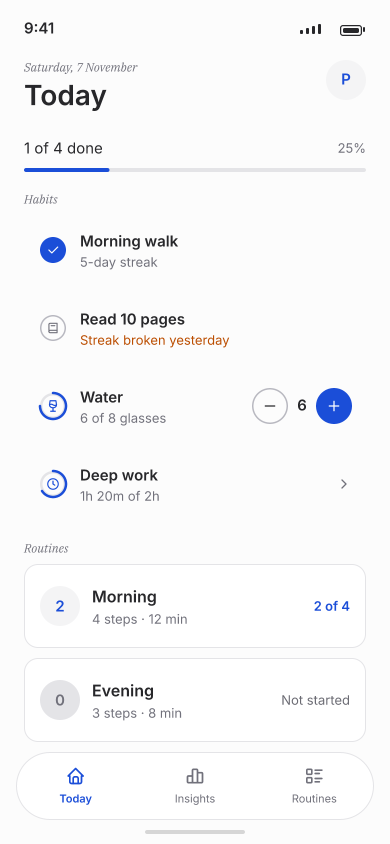
#> input picture design/archive/renders/01-today-light.png, 780 x 1688 px, given in place of 04-routine-run.png, which was not available (shown at 1/2 size)
$ python m18.py
#> lines starting #> are read from the running program, lines starting #| are printed output that depends on the picture; after the words box and inside, x2 and y2 are one past the last pixel; in counts of white or black regions, pixels touching at a corner belong together
from PIL import Image
import numpy as np
base = 'D:/Apps/projects/habit_tracker/design/renders/'

def m(f):
#> called with f = '04-routine-run'
    return np.array(Image.open(base + f + '.png').convert('RGB')).astype(int)

def bb(mask, y0, y1, x0, x1):
    s = mask[y0:y1, x0:x1]
    ys, xs = np.where(s)
    if len(xs) == 0:
        return None
    return (int(x0+xs.min()), int(y0+ys.min()), int(x0+xs.max()), int(y0+ys.max()))

# routine run
im = m('04-routine-run')
ink = (np.abs(im - 10).max(axis=2) > 4)
#> ink: shape (1688, 780) bool; every value is 1
print('rr title', bb(ink, 220, 290, 30, 500))
#> in bb, `s = mask[y0:y1, x0:x1]`: s: shape (70, 470) bool; every value is 1
#| rr title (30, 220, 499, 289)
print('rr sub', bb(ink, 295, 330, 30, 500))
#> in bb (call 2), `s = mask[y0:y1, x0:x1]`: s: shape (35, 470) bool; every value is 1
#| rr sub (30, 295, 499, 329)
print('rr segments', bb(ink, 355, 385, 30, 760))
#> in bb (call 3), `s = mask[y0:y1, x0:x1]`: s: shape (30, 730) bool; every value is 1
#| rr segments (30, 355, 759, 384)
print('rr card', bb(ink, 415, 780, 30, 760))
#> in bb (call 4), `s = mask[y0:y1, x0:x1]`: s: shape (365, 730) bool; every value is 1
#| rr card (30, 415, 759, 779)
ink2 = (np.abs(im - 17).max(axis=2) > 8)
print('rr step label', bb(ink2, 455, 490, 70, 500))
#> in bb (call 5), `s = mask[y0:y1, x0:x1]`: s: shape (35, 430) bool; every value is 1
#| rr step label (70, 455, 499, 489)
print('rr h1', bb(ink2, 510, 560, 70, 500))
#> in bb (call 6), `s = mask[y0:y1, x0:x1]`: s: shape (50, 430) bool; every value is 1
#| rr h1 (70, 510, 499, 559)
print('rr sub2', bb(ink2, 575, 615, 70, 500))
#> in bb (call 7), `s = mask[y0:y1, x0:x1]`: s: shape (40, 430) bool; every value is 1
#| rr sub2 (70, 575, 499, 614)
print('rr button', bb(ink2, 660, 770, 70, 720))
#> in bb (call 8), `s = mask[y0:y1, x0:x1]`: s: shape (110, 650) bool; every value is 1
#| rr button (70, 660, 719, 769)
print('rr nextup', bb(ink, 820, 855, 30, 400))
#> in bb (call 9), `s = mask[y0:y1, x0:x1]`: s: shape (35, 370) bool; every value is 1
#| rr nextup (30, 820, 399, 854)
print('rr journal', bb(ink, 890, 930, 110, 500))
#> in bb (call 10), `s = mask[y0:y1, x0:x1]`: s: shape (40, 390) bool; every value is 1
#| rr journal (110, 890, 499, 929)
print('rr 5min', bb(ink, 890, 930, 500, 760))
#> in bb (call 11), `s = mask[y0:y1, x0:x1]`: s: shape (40, 260) bool; every value is 1
#| rr 5min (500, 890, 759, 929)
print('rr stretch', bb(ink, 985, 1025, 110, 500))
#| rr stretch (110, 985, 499, 1024)
print('rr 3min', bb(ink, 985, 1025, 500, 760))
#| rr 3min (500, 985, 759, 1024)
print('rr skip btn', bb(ink, 1470, 1580, 30, 760))
#> in bb (call 14), `s = mask[y0:y1, x0:x1]`: s: shape (110, 730) bool; every value is 1
#| rr skip btn (30, 1470, 759, 1579)
# counter week dots
im = m('02-counter-detail')
#> call 2 of m, with f = '02-counter-detail'
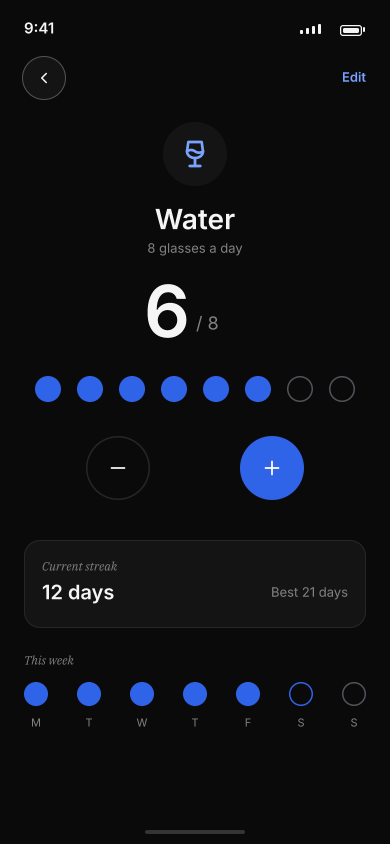
#> input picture design/archive/renders/02-counter-detail.png, 780 x 1688 px, found by its file name (shown at 1/2 size)
ink = (np.abs(im - 10).max(axis=2) > 4)
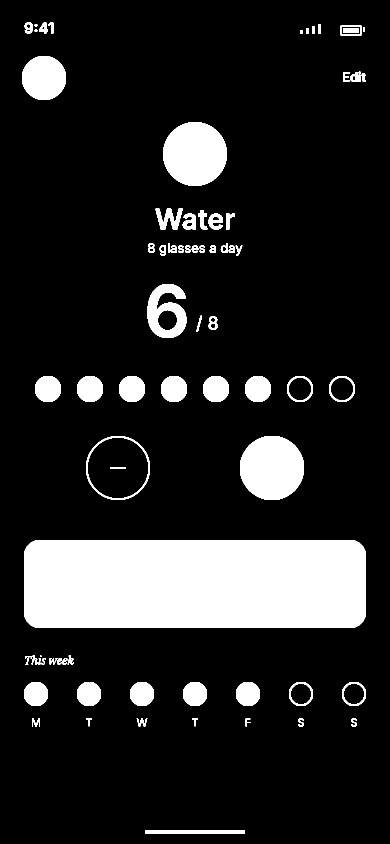
#> ink: shape (1688, 780) bool (shown at 1/2 size); 14.7% white; 72 white regions (1 under 20 px), largest, box (x1, y1, x2, y2) and area: (48, 1080, 732, 1256) 119564, (480, 872, 608, 1000) 13027, (326, 244, 454, 372) 12892
print('cd weeklabel', bb(ink, 1225, 1265, 30, 400))
#> in bb (call 15), `s = mask[y0:y1, x0:x1]`: s: shape (40, 370) bool; 72.3% white; 1 black region, box (x1, y1, x2, y2) and area: (0, 0, 370, 40) 4093
#| cd weeklabel (48, 1225, 399, 1255)
print('cd weekdots', bb(ink, 1310, 1390, 30, 760))
#> in bb (call 16), `s = mask[y0:y1, x0:x1]`:
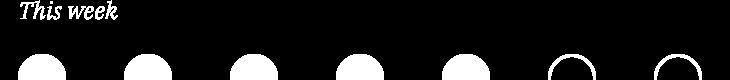
#> s: shape (80, 730) bool; 11.1% white; 13 white regions (1 under 20 px), largest, box (x1, y1, x2, y2) and area: (18, 54, 66, 80) 1034, (124, 54, 172, 80) 1034, (230, 54, 278, 80) 1034
#> in bb (call 16), `ys, xs = np.where(s)`: ys = 6472 values from 0 to 79; xs = 6472 values, max 701 at index 4439, min 18 at index 4180, mean 266.3
#| cd weekdots (48, 1310, 731, 1389)
print('cd daylabels', bb(ink, 1390, 1450, 30, 760))
#> in bb (call 17), `s = mask[y0:y1, x0:x1]`: s: shape (60, 730) bool; 12.2% white; 16 white regions (2 under 20 px), largest, box (x1, y1, x2, y2) and area: (18, 0, 66, 22) 842, (124, 0, 172, 22) 842, (230, 0, 278, 22) 842
#| cd daylabels (48, 1390, 731, 1449)
print('cd card', bb(ink, 1030, 1230, 30, 760))
#> in bb (call 18), `s = mask[y0:y1, x0:x1]`: s: shape (200, 730) bool; 70% white; 1 black region, box (x1, y1, x2, y2) and area: (0, 0, 730, 200) 43810
#| cd card (48, 1080, 731, 1229)
print('cd cardlabel', bb(ink, 1070, 1105, 70, 500))
#> in bb (call 19), `s = mask[y0:y1, x0:x1]`: s: shape (35, 430) bool; 71.4% white; 1 black region, box (x1, y1, x2, y2) and area: (0, 0, 430, 11) 4303
#| cd cardlabel (70, 1080, 499, 1104)
print('cd cardvalue', bb(ink, 1120, 1180, 70, 500))
#> in bb (call 20), `s = mask[y0:y1, x0:x1]`: s: shape (60, 430) bool; every value is 1
#| cd cardvalue (70, 1120, 499, 1179)
print('cd best', bb(ink, 1140, 1200, 500, 720))
#> in bb (call 21), `s = mask[y0:y1, x0:x1]`: s: shape (60, 220) bool; every value is 1
#| cd best (500, 1140, 719, 1199)
# empty
im = m('07-empty')
#> call 3 of m, with f = '07-empty'
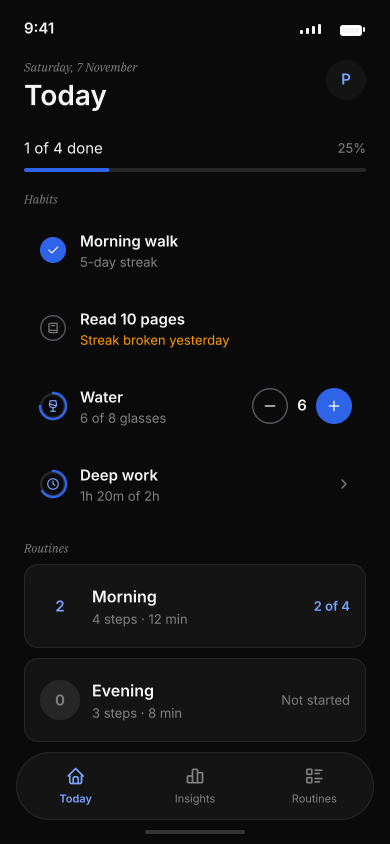
#> input picture design/archive/renders/01-today.png, 780 x 1688 px, given in place of 07-empty.png, which was not available (shown at 1/2 size)
ink = (np.abs(im - 10).max(axis=2) > 4)
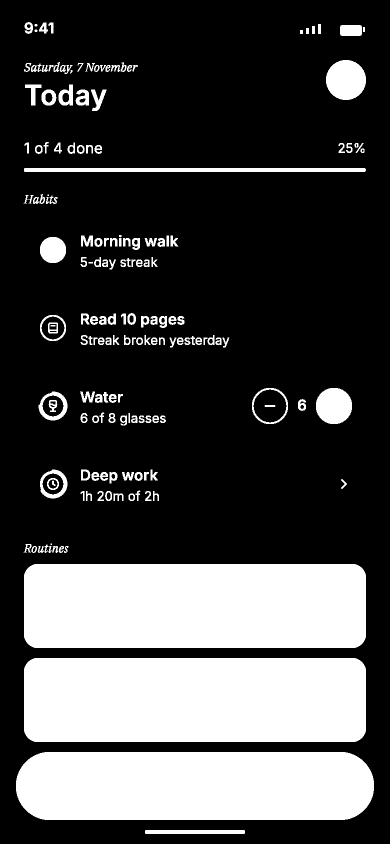
#> ink: shape (1688, 780) bool (shown at 1/2 size); 27.9% white; 169 white regions (2 under 20 px), largest, box (x1, y1, x2, y2) and area: (48, 1128, 732, 1296) 114288, (48, 1316, 732, 1484) 114288, (32, 1504, 748, 1640) 93560
print('em kicker', bb(ink, 510, 545, 100, 700))
#> in bb (call 22), `s = mask[y0:y1, x0:x1]`: s: shape (35, 600) bool; 7.5% white; 12 white regions, largest, box (x1, y1, x2, y2) and area: (0, 0, 30, 16) 386, (88, 4, 102, 24) 151, (61, 4, 74, 24) 141
#| em kicker (100, 510, 314, 538)
print('em title', bb(ink, 580, 630, 100, 700))
#> in bb (call 23), `s = mask[y0:y1, x0:x1]`: s: shape (50, 600) bool; 0.39% white; 4 white regions (1 under 20 px), largest, box (x1, y1, x2, y2) and area: (62, 47, 77, 50) 42, (157, 46, 170, 50) 36, (143, 47, 152, 50) 24
#| em title (162, 626, 269, 629)
print('em sub1', bb(ink, 660, 700, 100, 700))
#> in bb (call 24), `s = mask[y0:y1, x0:x1]`: s: shape (40, 600) bool; 10.9% white; 23 white regions, largest, box (x1, y1, x2, y2) and area: (0, 0, 32, 22) 157, (61, 10, 76, 30) 150, (315, 10, 329, 30) 150
#| em sub1 (100, 660, 458, 694)
print('em sub2', bb(ink, 700, 735, 100, 700))
#> in bb (call 25), `s = mask[y0:y1, x0:x1]`: s: shape (35, 600) bool; every value is 0
#| em sub2 None
print('em btn', bb(ink, 800, 910, 100, 700))
#> in bb (call 26), `s = mask[y0:y1, x0:x1]`:
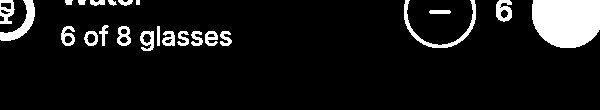
#> s: shape (110, 600) bool; 9.1% white; 23 white regions, largest, box (x1, y1, x2, y2) and area: (532, 0, 600, 48) 2841, (404, 0, 476, 48) 516, (0, 0, 35, 41) 480
#> in bb (call 26), `ys, xs = np.where(s)`: ys = 5979 values from 0 to 50; xs = 5979 values, max 599 at index 155, min 0 at index 0, mean 373.4
#| em btn (100, 800, 699, 850)
print('em browse', bb(ink, 950, 990, 100, 700))
#> in bb (call 27), `s = mask[y0:y1, x0:x1]`:
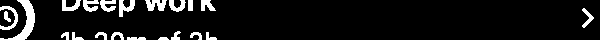
#> s: shape (40, 600) bool; 8.7% white; 21 white regions, largest, box (x1, y1, x2, y2) and area: (0, 0, 35, 40) 413, (145, 0, 167, 11) 164, (0, 6, 18, 30) 152
#> in bb (call 27), `ys, xs = np.where(s)`: ys = 2096 values from 0 to 39; xs = 2096 values, max 593 at index 1279, min 0 at index 648, mean 122.2
#| em browse (100, 950, 693, 989)
